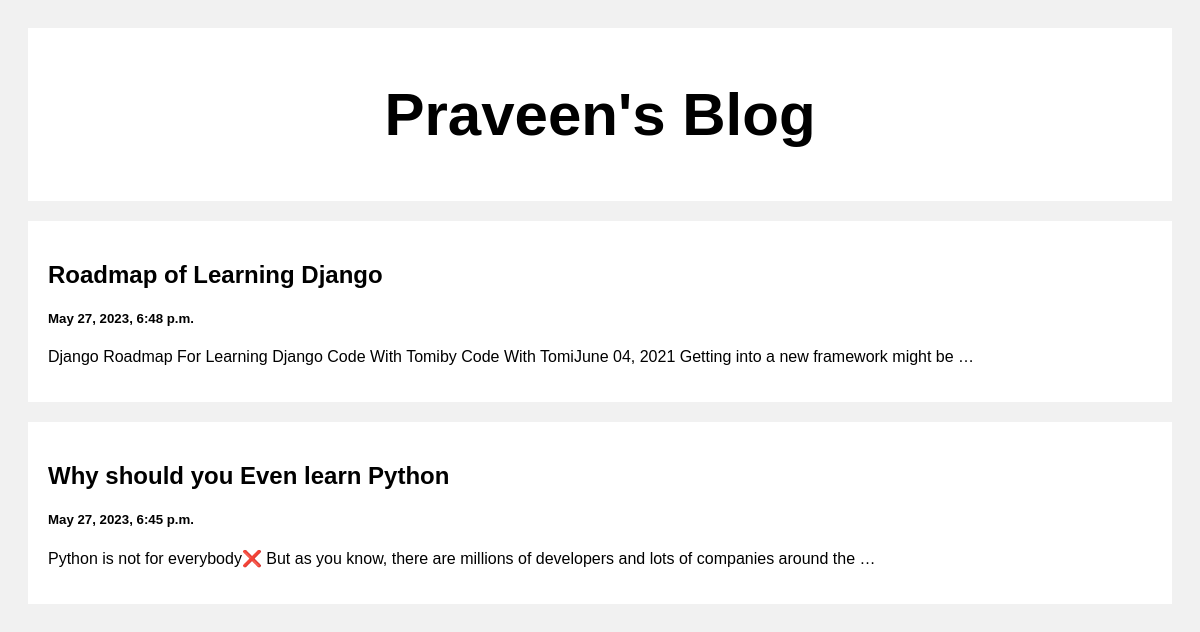
The page / on the database its author committed.
### myapp/models.py (models this page shows)
class post(models.Model):
    title = models.CharField(max_length=100)
    body = models.CharField(max_length=1000000)
    created_Time = models.DateTimeField(default=datetime.now, blank=True)

### myapp/views.py (the view)
# urls.py: path('', views.index, name='index'),
def index(request):
    posts = post.objects.all()
    return render(request, 'index.html', {'posts': posts})

### templates/index.html (shortened to what this page needs)
<!DOCTYPE html>
<html>
<head>
</head>
<body>
<div class="header">
  <h2>Praveen's Blog</h2>
</div>
<div class="row">
  <div class="leftcolumn">
    {% for post in posts reversed %}
    <div class="card">
      <a style="text-decoration: none; color: black;" href="/post_by/{{post.id}}">
        <h2>{{post.title}}</h2>
        <h5>{{post.created_Time}}</h5>
        <p>{{post.body|truncatewords:20}}</p>
      </a>
    </div>
    {% endfor %}
  </div>
</div>
</body>
</html>

### templates/index.html (style rules this page uses)
* { box-sizing: border-box; }
body { font-family: Arial; padding: 20px; background: #f1f1f1; }
.header { padding: 2px; font-size: 40px; text-align: center; background: white; }
.leftcolumn { float: left; width: 100%; }
.card { background-color: white; padding: 20px; margin-top: 20px; }
.row:after { content: ""; display: table; clear: both; }

### rows shown on the page
post: title "Roadmap of Learning Django", created_Time "May 27, 2023, 6:48 p.m.", body "Django Roadmap For Learning Django Code With Tomiby Code With TomiJune 04, 2021 Getting into a new framework might be …"
post: title "Why should you Even learn Python", created_Time "May 27, 2023, 6:45 p.m.", body "Python is not for everybody❌ But as you know, there are millions of developers and lots of companies around the …"
